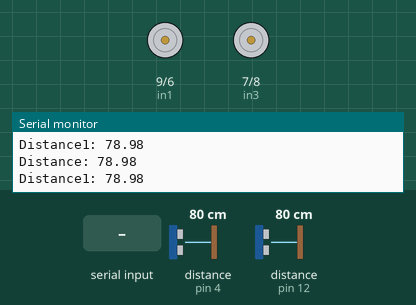
A sketch run on a simulated Arduino Uno, built with avr-gcc and run on an emulated ATmega328P. On the bench: motor-driver pin pairs drawn as motors (green arrow = first pin HIGH = forward, orange = second pin HIGH = backward, longer = more drive, scaled by the enable pin), the last lines printed to the serial monitor. Wiring (inferred from the names in the program): 2 × ultrasonic range finder: trigger pin 11, echo pin 12 / trigger pin 13, echo pin 4. The inputs (shaded band) are chosen by the test bench; at power-on: distance to the obstacle (sensors on pin 12, pin 4) 80 cm. The echo pulse lasts 58.3 µs per cm.

Above: at 1.2 s.
1.3 s: "forward" received over the second serial link
At 1.9 s:
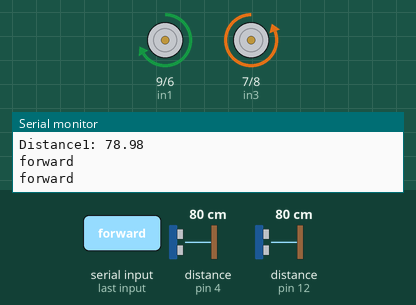
2.9 s: "backward" received over the second serial link
At 4.2 s:
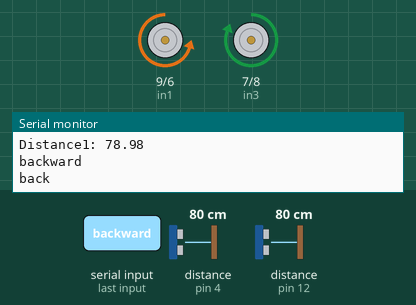
4.5 s: "right" received over the second serial link
At 5.3 s:
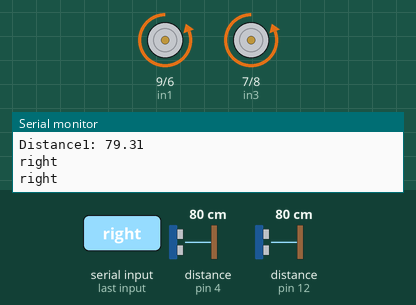
6.9 s: "left" received over the second serial link
At 7.24 s:
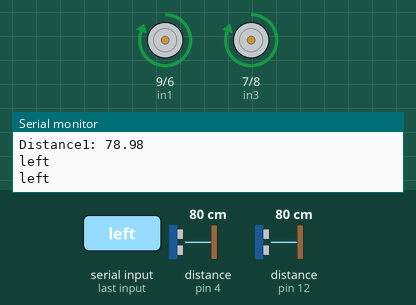
8.9 s: distance to the obstacle (sensor on pin 12) set to 43 cm
11.9 s: distance to the obstacle (sensor on pin 12) set to 36 cm
At 12.4 s:
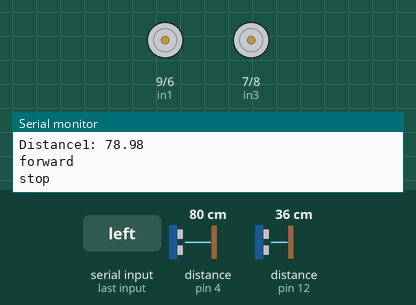
Timing chart, 0 to 14.5 s (numbered marks = the images above; inputs shaded):
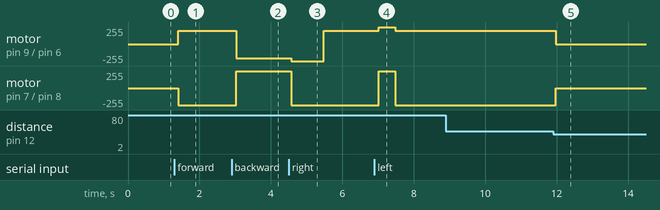

Measured:
- the behaviour switches between 41 and 40 cm on distance to the obstacle (sensor on pin 12) (found by bisection; images 4 and 5)
- after the input at 1.3 s, motor on pin 9 (in1) / pin 6 (in2): stopped → forward 200/255 after 0.10 s; motor on pin 7 (in3) / pin 8 (in4): stopped → backward 255/255 after 0.10 s
- after the input at 2.9 s, motor on pin 9 (in1) / pin 6 (in2): forward 200/255 → backward 215/255 after 0.13 s; motor on pin 7 (in3) / pin 8 (in4): backward 255/255 → forward 255/255 after 0.13 s
- after the input at 4.5 s, motor on pin 9 (in1) / pin 6 (in2): backward 215/255 → backward 255/255 after 0.07 s, → forward 200/255 0.91 s later; motor on pin 7 (in3) / pin 8 (in4): forward 255/255 → backward 255/255 after 0.07 s
- after the input at 6.9 s, motor on pin 9 (in1) / pin 6 (in2): forward 200/255 → forward 255/255 after 0.11 s, → forward 200/255 0.46 s later; motor on pin 7 (in3) / pin 8 (in4): backward 255/255 → forward 255/255 after 0.11 s, → backward 255/255 0.46 s later
- after the input at 11.9 s, motor on pin 9 (in1) / pin 6 (in2): forward 200/255 → stopped after 0.07 s; motor on pin 7 (in3) / pin 8 (in4): backward 255/255 → stopped after 0.07 s

The sketch:

final_3_3_2019.ino
```cpp
# include <SoftwareSerial.h>
String voice;
int f=0;
int enA=10;
int enB=5;
int in1=9;
int in2=6;
int in3=7;
int in4=8;
int trigfwd = 11;
int echofwd = 12;
int trigbk = 13;
int echobk = 4;
long duration,duration1;
float distance,distance1;

#define TxD 3
#define RxD 2

SoftwareSerial bluetoothSerial(TxD, RxD);

void setup()
{
  voice="";

bluetoothSerial.begin(9600);
Serial.begin(9600); //start serial communication
pinMode(enA,OUTPUT);
pinMode(enB,OUTPUT);
pinMode(in1,OUTPUT);
pinMode(in2,OUTPUT);
pinMode(2,OUTPUT);
pinMode(3,INPUT);
pinMode(in3,OUTPUT);
pinMode(in4,OUTPUT);

pinMode(trigfwd, OUTPUT);
pinMode(echofwd, INPUT);
pinMode(trigbk, OUTPUT);
pinMode(echobk, INPUT);


}

void loop()
{


  while (bluetoothSerial.available()){
     if(f==1)
       {
        voice="";
        f=0;
       }
    //Check if there is an available byte to read
     delay(10); //Delay added to make thing stable
    char c = bluetoothSerial.read();
     Serial.println(c);
    //Conduct a serial read
    if (c == '#') {break;} //Exit the loop when the # is detected after the word
    voice += c; //Shorthand for voice = voice + c
  }
          // Clears the trigPin
digitalWrite(trigfwd, LOW);
delayMicroseconds(2);
// Sets the trigPin on HIGH state for 10 micro seconds
digitalWrite(trigfwd, HIGH);
delayMicroseconds(10);
digitalWrite(trigfwd, LOW);
// Reads the echoPin, returns the sound wave travel time in microseconds
duration = pulseIn(echofwd, HIGH);
// Calculating the distance
distance= duration*0.034/2;
// Prints the distance on the Serial Monitor
Serial.print("Distance: ");
Serial.println(distance);

digitalWrite(trigbk, LOW);
delayMicroseconds(2);
// Sets the trigPin on HIGH state for 10 micro seconds
digitalWrite(trigbk, HIGH);
delayMicroseconds(10);
digitalWrite(trigbk, LOW);
// Reads the echoPin, returns the sound wave travel time in microseconds
duration1 = pulseIn(echobk, HIGH);
// Calculating the distance
distance1= duration1*0.034/2;
// Prints the distance on the Serial Monitor
Serial.print("Distance1: ");
Serial.println(distance1);

  if (voice.length() > 0){
    f=1;
          Serial.println(voice);

    if(voice == "forward"){
     if(distance>40){
      Serial.println("forward");
      analogWrite(enA,255);
      analogWrite(enB,255);
      analogWrite(in1,200);
      analogWrite(in2,0 );
      analogWrite(in3,0 );
      analogWrite(in4,255 );
     }
      if(distance<=40)
       {Serial.println("stop");
      analogWrite(enA,0);
      analogWrite(enB,0);
      digitalWrite(in1,LOW );
      digitalWrite(in2,LOW);
      digitalWrite(in3,LOW );
      digitalWrite(in4,LOW);\
      }

 //   delay(1000);
      //voice="";

      }


    if(voice == "backward"){
         if(distance1>40){
      Serial.println("back");
      analogWrite(enA,255);
      analogWrite(enB,255);
      analogWrite(in1,0);
      analogWrite(in2,215 );
      analogWrite(in3,255 );
      analogWrite(in4,0 );
         }
      if(distance1<=40)
       {Serial.println("stop");
      analogWrite(enA,0);
      analogWrite(enB,0);
      digitalWrite(in1,LOW );
      digitalWrite(in2,LOW);
      digitalWrite(in3,LOW );
      digitalWrite(in4,LOW);\
      }
      }

    else if(voice == "right") {
      Serial.println("right");
      analogWrite(enA,255);
      analogWrite(enB,255);
      analogWrite(in1,0 );
      analogWrite(in2,255);
      analogWrite(in3,0 );
      analogWrite(in4,255);/*right*/
      delay(900);
      voice = "forward";
    }

    else if(voice == "left") {

      Serial.println("left");
      analogWrite(enA,255);
      analogWrite(enB,255);
      analogWrite(in1,255 );
      analogWrite(in2,0);
      analogWrite(in3,255 );
      analogWrite(in4,0);  /*left*/
      delay(450);
  voice = "forward";
    }

    else if(voice == "stop") {
      Serial.println("stop");
      analogWrite(enA,0);
      analogWrite(enB,0);
      digitalWrite(in1,LOW );
      digitalWrite(in2,LOW);
      digitalWrite(in3,LOW );
      digitalWrite(in4,LOW);
    }
  //Reset the variable after initiating
  }

     }
```
